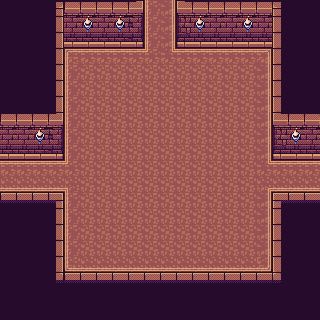

This is a level from a 2D game, rendered from its Tiled map with the project's own tilesets. A one-line summary and the complete map file follow:
An orthogonal 20x20 tile map with 16x16 px tiles, 4 tile layers (Floor, Wall, Torches, Collision), 2 tilesets and 1 object (Player).

<map version="1.10" tiledversion="1.10.1" orientation="orthogonal" renderorder="right-down" width="20" height="20" tilewidth="16" tileheight="16" infinite="0" nextlayerid="9" nextobjectid="3">
 <tileset firstgid="1" source="ts_dungeon.tsx" />
 <tileset firstgid="1665" source="spr_torch.tsx" />
 <layer id="1" name="Floor" width="20" height="20">
  <data encoding="csv">
271,271,271,271,271,271,271,271,271,243,245,271,271,271,271,271,271,271,271,271,
271,271,271,271,271,271,271,271,271,243,245,271,271,271,271,271,271,271,271,271,
271,271,271,271,271,271,271,271,271,243,245,271,271,271,271,271,271,271,271,271,
271,271,271,271,211,212,212,212,212,247,246,212,212,212,212,212,213,271,271,271,
271,271,271,271,243,244,244,244,244,244,244,244,244,244,244,244,245,271,271,271,
271,271,271,271,243,244,244,244,244,244,244,244,244,244,244,244,245,271,271,271,
271,271,271,271,243,244,244,244,244,244,244,244,244,244,244,244,245,271,271,271,
271,271,271,271,243,244,244,244,244,244,244,244,244,244,244,244,245,271,271,271,
271,271,271,271,243,244,244,244,244,244,244,244,244,244,244,244,245,271,271,271,
271,271,271,271,243,244,244,244,244,244,244,244,244,244,244,244,245,271,271,271,
212,212,212,212,247,244,244,244,244,244,244,244,244,244,244,244,246,212,212,212,
276,276,276,276,215,244,244,244,244,244,244,244,244,244,244,244,214,276,276,276,
271,271,271,271,243,244,244,244,244,244,244,244,244,244,244,244,245,271,271,271,
271,271,271,271,243,244,244,244,244,244,244,244,244,244,244,244,245,271,271,271,
271,271,271,271,243,244,244,244,244,244,244,244,244,244,244,244,245,271,271,271,
271,271,271,271,243,244,244,244,244,244,244,244,244,244,244,244,245,271,271,271,
271,271,271,271,275,276,276,276,276,276,276,276,276,276,276,276,277,271,271,271,
271,271,271,271,271,271,271,271,271,271,271,271,271,271,271,271,271,271,271,271,
271,271,271,271,271,271,271,271,271,271,271,271,271,271,271,271,271,271,271,271,
271,271,271,271,271,271,271,271,271,271,271,271,271,271,271,271,271,271,271,271
</data>
 </layer>
 <objectgroup id="5" name="gameObjectLayer" />
 <objectgroup id="6" name="Player">
  <object id="2" name="Player" x="174" y="140">
   <point />
  </object>
 </objectgroup>
 <layer id="2" name="Wall" width="20" height="20">
  <data encoding="csv">
34,34,34,4,66,66,66,66,67,0,0,65,66,66,66,66,66,5,34,34,
34,34,34,35,98,98,98,98,99,0,0,97,98,98,98,98,98,33,34,34,
34,34,34,35,130,130,130,130,131,0,0,129,130,130,130,130,130,33,34,34,
34,34,34,35,0,0,0,0,0,0,0,0,0,0,0,0,0,33,34,34,
34,34,34,35,0,0,0,0,0,0,0,0,0,0,0,0,0,33,34,34,
34,34,34,35,0,0,0,0,0,0,0,0,0,0,0,0,0,33,34,34,
34,34,34,35,0,0,0,0,0,0,0,0,0,0,0,0,0,33,34,34,
66,66,66,67,0,0,0,0,0,0,0,0,0,0,0,0,0,65,66,66,
98,98,98,99,0,0,0,0,0,0,0,0,0,0,0,0,0,97,98,98,
130,130,130,131,0,0,0,0,0,0,0,0,0,0,0,0,0,129,130,130,
0,0,0,0,0,0,0,0,0,0,0,0,0,0,0,0,0,0,0,0,
0,0,0,0,0,0,0,0,0,0,0,0,0,0,0,0,0,0,0,0,
2,2,2,3,0,0,0,0,0,0,0,0,0,0,0,0,0,1,2,2,
34,34,34,35,0,0,0,0,0,0,0,0,0,0,0,0,0,33,34,34,
34,34,34,35,0,0,0,0,0,0,0,0,0,0,0,0,0,33,34,34,
34,34,34,35,0,0,0,0,0,0,0,0,0,0,0,0,0,33,34,34,
34,34,34,35,0,0,0,0,0,0,0,0,0,0,0,0,0,33,34,34,
34,34,34,36,2,2,2,2,2,2,2,2,2,2,2,2,2,37,34,34,
34,34,34,34,34,34,34,34,34,34,34,34,34,34,34,34,34,34,34,34,
34,34,34,34,34,34,34,34,34,34,34,34,34,34,34,34,34,34,34,34
</data>
 </layer>
 <layer id="3" name="Torches" width="20" height="20">
  <data encoding="csv">
0,0,0,0,0,0,0,0,0,0,0,0,0,0,0,0,0,0,0,0,
0,0,0,0,0,1665,0,1665,0,0,0,0,1665,0,0,1665,0,0,0,0,
0,0,0,0,0,0,0,0,0,0,0,0,0,0,0,0,0,0,0,0,
0,0,0,0,0,0,0,0,0,0,0,0,0,0,0,0,0,0,0,0,
0,0,0,0,0,0,0,0,0,0,0,0,0,0,0,0,0,0,0,0,
0,0,0,0,0,0,0,0,0,0,0,0,0,0,0,0,0,0,0,0,
0,0,0,0,0,0,0,0,0,0,0,0,0,0,0,0,0,0,0,0,
0,0,0,0,0,0,0,0,0,0,0,0,0,0,0,0,0,0,0,0,
0,0,1665,0,0,0,0,0,0,0,0,0,0,0,0,0,0,0,1665,0,
0,0,0,0,0,0,0,0,0,0,0,0,0,0,0,0,0,0,0,0,
0,0,0,0,0,0,0,0,0,0,0,0,0,0,0,0,0,0,0,0,
0,0,0,0,0,0,0,0,0,0,0,0,0,0,0,0,0,0,0,0,
0,0,0,0,0,0,0,0,0,0,0,0,0,0,0,0,0,0,0,0,
0,0,0,0,0,0,0,0,0,0,0,0,0,0,0,0,0,0,0,0,
0,0,0,0,0,0,0,0,0,0,0,0,0,0,0,0,0,0,0,0,
0,0,0,0,0,0,0,0,0,0,0,0,0,0,0,0,0,0,0,0,
0,0,0,0,0,0,0,0,0,0,0,0,0,0,0,0,0,0,0,0,
0,0,0,0,0,0,0,0,0,0,0,0,0,0,0,0,0,0,0,0,
0,0,0,0,0,0,0,0,0,0,0,0,0,0,0,0,0,0,0,0,
0,0,0,0,0,0,0,0,0,0,0,0,0,0,0,0,0,0,0,0
</data>
 </layer>
 <layer id="7" name="Collision" width="20" height="20">
  <data encoding="csv">
0,0,0,0,0,0,0,0,0,0,0,0,0,0,0,0,0,0,0,0,
0,0,0,0,0,0,0,0,0,0,0,0,0,0,0,0,0,0,0,0,
0,0,0,0,0,0,0,0,0,0,0,0,0,0,0,0,0,0,0,0,
0,0,0,0,0,0,0,0,0,0,0,0,0,0,0,0,0,0,0,0,
0,0,0,0,0,0,0,0,0,0,0,0,0,0,0,0,0,0,0,0,
0,0,0,0,0,0,0,0,0,0,0,0,0,0,0,0,0,0,0,0,
0,0,0,0,0,0,0,0,0,0,0,0,0,0,0,0,0,0,0,0,
0,0,0,0,0,0,0,0,0,0,0,0,0,0,0,0,0,0,0,0,
0,0,0,0,0,0,0,0,0,0,0,0,0,0,0,0,0,0,0,0,
0,0,0,0,0,0,0,0,0,0,0,0,0,0,0,0,0,0,0,0,
0,0,0,0,0,0,0,0,0,0,0,0,0,0,0,0,0,0,0,0,
0,0,0,0,0,0,0,0,0,0,0,0,0,0,0,0,0,0,0,0,
0,0,0,0,0,0,0,0,0,0,0,0,0,0,0,0,0,0,0,0,
0,0,0,0,0,0,0,0,0,0,0,0,0,0,0,0,0,0,0,0,
0,0,0,0,0,0,0,0,0,0,0,0,0,0,0,0,0,0,0,0,
0,0,0,0,0,0,0,0,0,0,0,0,0,0,0,0,0,0,0,0,
0,0,0,0,0,0,0,0,0,0,0,0,0,0,0,0,0,0,0,0,
0,0,0,0,0,0,0,0,0,0,0,0,0,0,0,0,0,0,0,0,
0,0,0,0,0,0,0,0,0,0,0,0,0,0,0,0,0,0,0,0,
0,0,0,0,0,0,0,0,0,0,0,0,0,0,0,0,0,0,0,0
</data>
 </layer>
 <objectgroup id="8" name="transitions" />
</map>
